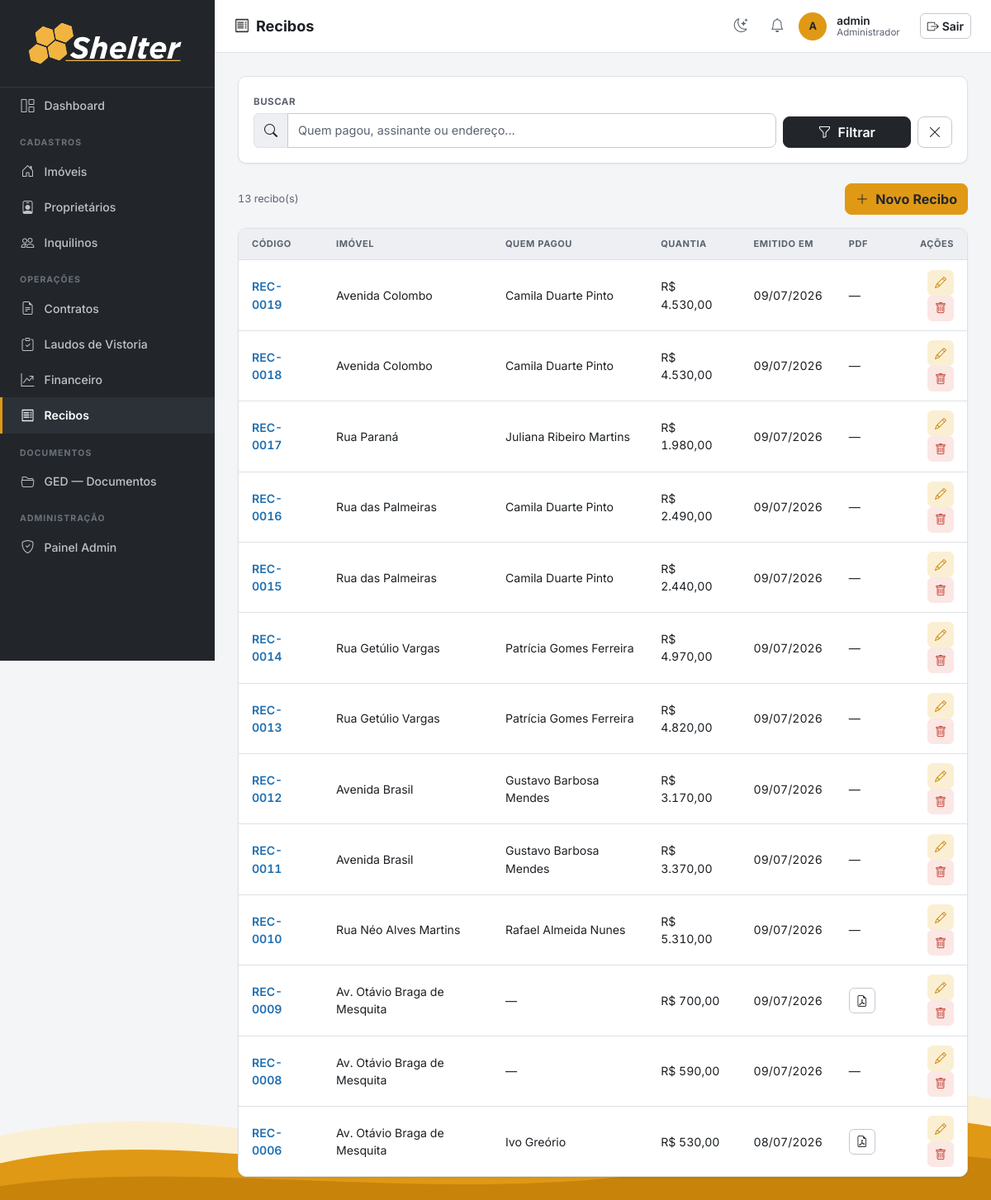
The app's page /recibos/ (signed in), older data.
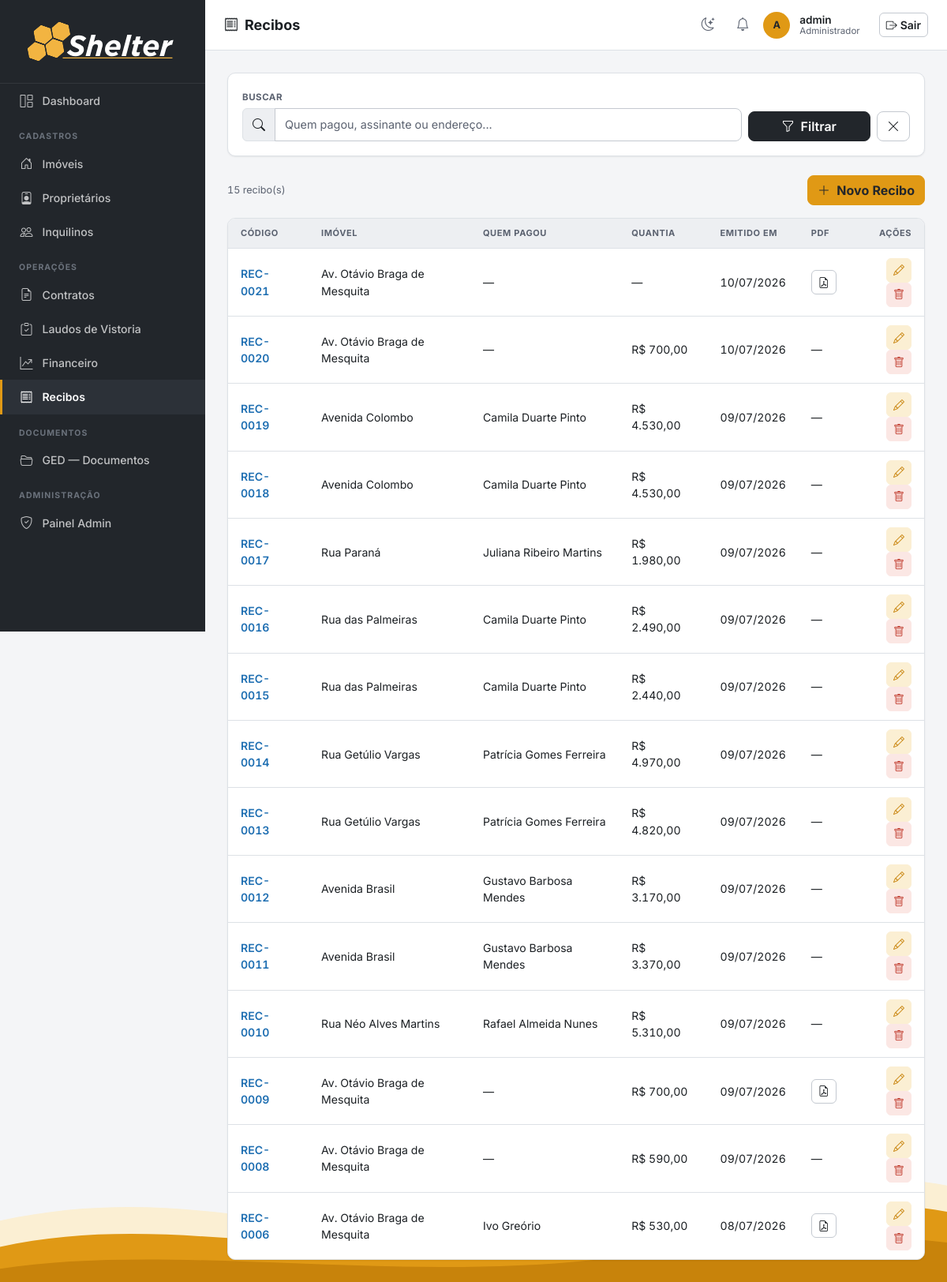
The same page, newer data.
### imoveis/models.py (models this page shows, shortened)
class Recibo(IdentificavelMixin, models.Model):
    PREFIXO_CODIGO = 'REC'
    imovel = models.ForeignKey(Imovel, on_delete=models.PROTECT, related_name='recibos')
    contrato = models.ForeignKey(Contrato, on_delete=models.PROTECT, related_name='recibos')
    parcela_atual = models.PositiveSmallIntegerField(null=True, blank=True, verbose_name='Parcela Atual')
    parcela_total = models.PositiveSmallIntegerField(null=True, blank=True, verbose_name='Total de Parcelas')
    valor_aluguel = models.DecimalField(max_digits=10, decimal_places=2, null=True, blank=True,
                                        verbose_name='Aluguel')
    valor_impostos = models.DecimalField(max_digits=10, decimal_places=2, null=True, blank=True,
                                         verbose_name='Impostos')
    valor_seguros = models.DecimalField(max_digits=10, decimal_places=2, null=True, blank=True,
                                        verbose_name='Seguros')
    valor_condominio = models.DecimalField(max_digits=10, decimal_places=2, null=True, blank=True,
                                           verbose_name='Condomínio')
    quem_pagou = models.CharField(max_length=200, blank=True, verbose_name='Quem Pagou')
    periodo_inicio = models.DateField(null=True, blank=True, verbose_name='Período — Início')
    periodo_fim = models.DateField(null=True, blank=True, verbose_name='Período — Fim')
    vencido_em = models.DateField(null=True, blank=True, verbose_name='Vencido em')
    quantia = models.DecimalField(max_digits=10, decimal_places=2, null=True, blank=True,
                                  verbose_name='Quantia de')
    assinante_nome = models.CharField(max_length=200, blank=True, verbose_name='Nome de Quem Assinou')
    assinante_cpf = models.CharField(max_length=14, blank=True, validators=[validate_cpf],
                                     verbose_name='CPF de Quem Assinou')
    data_assinatura = models.DateField(null=True, blank=True, verbose_name='Data da Assinatura')
    arquivo = models.FileField(upload_to='recibos/', blank=True, null=True, verbose_name='Recibo gerado (PDF)')
    criado_em = models.DateTimeField(auto_now_add=True)
    class Meta:
        verbose_name = 'Recibo'
        verbose_name_plural = 'Recibos'
        ordering = ['-criado_em']
    @property
    def dependentes_cascata(self):
        return []

class Imovel(IdentificavelMixin, models.Model):
    PREFIXO_CODIGO = 'IMV'
    TIPO_CHOICES = [
        ('apartamento', 'Apartamento'),
        ('casa', 'Casa'),
        ('comercial', 'Comercial'),
        ('terreno', 'Terreno'),
        ('galpao', 'Galpão'),
    ]
    STATUS_CHOICES = [
        ('ocupado', 'Ocupado'),
        ('vago', 'Vago'),
        ('manutencao', 'Em Manutenção'),
    ]
    CATEGORIA_CHOICES = [
        ('urbano', 'Urbano'),
        ('rural', 'Rural'),
    ]
    proprietario = models.ForeignKey(Proprietario, on_delete=models.PROTECT, related_name='imoveis')
    tipo = models.CharField(max_length=20, choices=TIPO_CHOICES)
    status = models.CharField(max_length=20, choices=STATUS_CHOICES, default='vago')
    categoria = models.CharField(max_length=10, choices=CATEGORIA_CHOICES, default='urbano', verbose_name='Categoria')
    endereco = models.CharField(max_length=300)
    numero = models.CharField(max_length=20, blank=True, verbose_name='Número')
    complemento = models.CharField(max_length=100, blank=True, verbose_name='Complemento')
    bairro = models.CharField(max_length=100, blank=True)
    cidade = models.CharField(max_length=100, default='')
    area_m2 = models.DecimalField(max_digits=8, decimal_places=2, null=True, blank=True, verbose_name='Área (m²)')
    descricao = models.TextField(blank=True)
    matricula = models.CharField(max_length=100, blank=True, verbose_name='Matrícula')
    data_aquisicao = models.DateField(null=True, blank=True, verbose_name='Data de Aquisição')
    valor_aquisicao = models.DecimalField(max_digits=14, decimal_places=2, null=True, blank=True, verbose_name='Valor de Aquisição')
    cadastro_prefeitura = models.CharField(max_length=100, blank=True, verbose_name='Cadastro Prefeitura')
    planta_projeto = models.FileField(upload_to='plantas/', blank=True, null=True, verbose_name='Planta/Projeto')
    nirf = models.CharField(max_length=50, blank=True, verbose_name='NIRF')
    incra = models.CharField(max_length=50, blank=True, verbose_name='INCRA')
    car = models.CharField(max_length=100, blank=True, verbose_name='CAR')
    criado_em = models.DateTimeField(auto_now_add=True)
    class Meta:
        verbose_name = 'Imóvel'
        verbose_name_plural = 'Imóveis'
        ordering = ['endereco']

### imoveis/views.py (the view)
# urls.py: path('recibos/', views.recibo_list, name='recibo_list'),
@login_required
def recibo_list(request):
    q = request.GET.get('q', '')
    qs = Recibo.objects.select_related('imovel', 'contrato__inquilino')
    if q:
        qs = qs.filter(Q(quem_pagou__icontains=q) | Q(assinante_nome__icontains=q) |
                       Q(imovel__endereco__icontains=q))
    return render(request, 'recibos/recibo_list.html', {'recibos': qs, 'q': q})

### imoveis/context_processors.py (called while the page is built)
def notificacoes_usuario(request):
    user = getattr(request, 'user', None)
    if user is None or not user.is_authenticated:
        return {}
    ultimas = user.notificacoes.all()[:LIMITE_NOTIFICACOES_TOPBAR]
    return {'ultimas_notificacoes_usuario': ultimas}

### imoveis/identidade.py (called while the page is built)
    @property
    def codigo(self):
        if self.pk is None:
            return f'{self.PREFIXO_CODIGO}-????'
        return f'{self.PREFIXO_CODIGO}-{self.pk:04d}'

### imoveis/templatetags/imoveis_tags.py (called while the page is built)
@register.filter
def brl(value):
    try:
        value = float(value)
    except (TypeError, ValueError):
        return value
    formatted = f"{value:,.2f}"          # 1,500.00  (locale inglês)
    formatted = formatted.replace(",", "X").replace(".", ",").replace("X", ".")
    return formatted

### templates/recibos/recibo_list.html (shortened to what this page needs)
{% extends 'base.html' %}
{% load imoveis_tags %}
{% block page_title %}<i class="bi bi-receipt me-2"></i>Recibos{% endblock %}
{% block nav_recibos %}active{% endblock %}
{% block content %}
<div class="section-card mb-4">
  <div class="section-card-body">
    <form method="get" class="row g-2 align-items-end">
      <div class="col-md-9"><label class="form-label">Buscar</label>
        <div class="input-group">
          <span class="input-group-text"><i class="bi bi-search"></i></span>
          <input type="text" name="q" value="{{ q }}" class="form-control" placeholder="Quem pagou, assinante ou endereço...">
        </div>
      </div>
      <div class="col-md-3 d-flex gap-2">
        <button type="submit" class="btn btn-graphite flex-fill"><i class="bi bi-funnel me-1"></i> Filtrar</button>
        <a href="{% url 'recibo_list' %}" class="btn btn-outline-secondary"><i class="bi bi-x-lg"></i></a>
      </div>
    </form>
  </div>
</div>
<div class="d-flex justify-content-between align-items-center mb-3">
  <span class="text-muted small">{{ recibos.count }} recibo(s)</span>
  <a href="{% url 'recibo_create' %}" class="btn btn-primary"><i class="bi bi-plus-lg me-1"></i> Novo Recibo</a>
</div>
<div class="section-card">
  <div class="table-responsive">
    <table class="table mb-0" data-sortable-table>
      <thead>
        <tr><th data-sort="text">Código</th><th data-sort="text">Imóvel</th><th data-sort="text">Quem Pagou</th><th data-sort="currency">Quantia</th><th data-sort="date">Emitido em</th><th>PDF</th><th class="text-end">Ações</th></tr>
      </thead>
      <tbody>
        {% for r in recibos %}
        <tr>
          <td class="fw-semibold"><a href="{% url 'recibo_detail' r.pk %}">{{ r.codigo }}</a></td>
          <td>{{ r.imovel.endereco|default:"—"|truncatechars:30 }}</td>
          <td>{{ r.quem_pagou|default:"—" }}</td>
          <td>{% if r.quantia %}R$ {{ r.quantia|brl }}{% else %}—{% endif %}</td>
          <td>{{ r.criado_em|date:"d/m/Y" }}</td>
          <td>{% if r.arquivo %}<a href="{{ r.arquivo.url }}" target="_blank" class="btn btn-sm btn-outline-secondary"><i class="bi bi-file-earmark-pdf"></i></a>{% else %}—{% endif %}</td>
          <td class="text-end">
            <a href="{% url 'recibo_edit' r.pk %}" class="btn btn-sm btn-outline-primary"><i class="bi bi-pencil"></i></a>
            <button class="btn btn-sm btn-outline-danger" data-bs-toggle="modal" data-bs-target="#del{{ r.pk }}"><i class="bi bi-trash"></i></button>
          </td>
        </tr>
        {% empty %}
        <tr>
          <td colspan="7" class="border-0">
            <div class="empty-state"><i class="bi bi-inbox"></i>Nenhum recibo encontrado.</div>
          </td>
        </tr>
        {% endfor %}
      </tbody>
    </table>
  </div>
</div>
{% endblock %}

### templates/base.html (shortened to what this page needs)
{% load static %}
{% load imoveis_tags %}
<!DOCTYPE html>
<html lang="pt-BR">
<head>
  <link rel="stylesheet" href="https://cdn.jsdelivr.net/npm/bootstrap@5.3.3/dist/css/bootstrap.min.css">
  <link rel="stylesheet" href="https://cdn.jsdelivr.net/npm/bootstrap-icons@1.11.3/font/bootstrap-icons.min.css">
  <link rel="stylesheet" href="https://cdn.jsdelivr.net/npm/flatpickr/dist/flatpickr.min.css">
  <link rel="stylesheet" href="{% static 'css/shelter.css' %}">
</head>
<body>
<nav id="sidebar">
  <div class="sidebar-brand">
    <img src="{% static 'assets/Shelter_LOGO_white.svg' %}" alt="Shelter" class="brand-full">
  </div>
  <ul class="nav flex-column">
    <li class="nav-item">
      <a class="nav-link {% block nav_dashboard %}{% endblock %}" href="{% url 'dashboard' %}" title="Dashboard">
        <i class="bi bi-grid-1x2"></i> <span class="nav-text">Dashboard</span>
      </a>
    </li>
    <li><span class="nav-section-label">Cadastros</span></li>
    <li class="nav-item">
      <a class="nav-link {% block nav_imoveis %}{% endblock %}" href="{% url 'imovel_list' %}" title="Imóveis">
        <i class="bi bi-house-door"></i> <span class="nav-text">Imóveis</span>
      </a>
    </li>
    <li class="nav-item">
      <a class="nav-link {% block nav_proprietarios %}{% endblock %}" href="{% url 'proprietario_list' %}" title="Proprietários">
        <i class="bi bi-person-badge"></i> <span class="nav-text">Proprietários</span>
      </a>
    </li>
    <li class="nav-item">
      <a class="nav-link {% block nav_inquilinos %}{% endblock %}" href="{% url 'inquilino_list' %}" title="Inquilinos">
        <i class="bi bi-people"></i> <span class="nav-text">Inquilinos</span>
      </a>
    </li>
    <li><span class="nav-section-label">Operações</span></li>
    <li class="nav-item">
      <a class="nav-link {% block nav_contratos %}{% endblock %}" href="{% url 'contrato_list' %}" title="Contratos">
        <i class="bi bi-file-earmark-text"></i> <span class="nav-text">Contratos</span>
      </a>
    </li>
    <li class="nav-item">
      <a class="nav-link {% block nav_laudos %}{% endblock %}" href="{% url 'laudo_list' %}" title="Laudos de Vistoria">
        <i class="bi bi-clipboard-check"></i> <span class="nav-text">Laudos de Vistoria</span>
      </a>
    </li>
    {% if perms.imoveis.pode_acessar_financeiro %}
    <li class="nav-item">
      <a class="nav-link {% block nav_financeiro %}{% endblock %}" href="{% url 'lancamento_list' %}" title="Financeiro">
        <i class="bi bi-graph-up-arrow"></i> <span class="nav-text">Financeiro</span>
      </a>
    </li>
    {% endif %}
    <li class="nav-item">
      <a class="nav-link {% block nav_recibos %}{% endblock %}" href="{% url 'recibo_list' %}" title="Recibos">
        <i class="bi bi-receipt"></i> <span class="nav-text">Recibos</span>
      </a>
    </li>
    <li><span class="nav-section-label">Documentos</span></li>
    <li class="nav-item">
      <a class="nav-link {% block nav_documentos %}{% endblock %}" href="{% url 'documentos' %}" title="GED — Documentos">
        <i class="bi bi-folder2-open"></i> <span class="nav-text">GED — Documentos</span>
      </a>
    </li>
    {% if user.is_staff %}
    <li><span class="nav-section-label">Administração</span></li>
    <li class="nav-item">
      <a class="nav-link" href="{% url 'admin:index' %}" title="Painel Admin">
        <i class="bi bi-shield-check"></i> <span class="nav-text">Painel Admin</span>
      </a>
    </li>
    {% endif %}
  </ul>
</nav>
<header id="topbar">
  <span class="page-title">{% block page_title %}{% endblock %}</span>
  <div class="user-info ms-auto">
    <button type="button" class="icon-btn" id="theme-toggle" title="Alternar tema claro/escuro" aria-label="Alternar tema claro/escuro">
      <i class="bi bi-moon-stars"></i>
    </button>
    <div class="dropdown notif-dropdown">
      <button class="icon-btn" type="button" id="notifDropdown" data-bs-toggle="dropdown"
              aria-expanded="false" title="Notificações" aria-label="Notificações">
        <i class="bi bi-bell"></i>
      </button>
    </div>
    <div class="user-avatar">
      {{ user.get_short_name|default:user.username|first|upper }}
    </div>
    <div class="ms-1">
      <div class="user-name">{{ user.get_short_name|default:user.username }}</div>
      <div class="user-role">{% if user.is_superuser %}Administrador{% elif user|has_group:"Owner" %}Owner{% else %}Comum{% endif %}</div>
    </div>
    <form method="post" action="{% url 'logout' %}" class="d-inline ms-3">
      <button type="submit" class="btn btn-outline-secondary btn-sm">
        <i class="bi bi-box-arrow-right me-1"></i>Sair
      </button>
    </form>
  </div>
</header>
<main id="main-content">
  {% block content %}{% endblock %}
</main>
<div class="page-wave" aria-hidden="true">
</div>
</body>
</html>

Row changes from the older to the newer data that the page shows:
added Recibo: codigo "REC-0021", imovel.endereco "Av. Otávio Braga de Mesquita", quem_pagou "—", criado_em "10/07/2026"
added Recibo: codigo "REC-0020", imovel.endereco "Av. Otávio Braga de Mesquita", quem_pagou "—", quantia|brl "700,00", criado_em "10/07/2026"
Text that changed along with them:
{{ recibos.count }}: "13" → "15"
